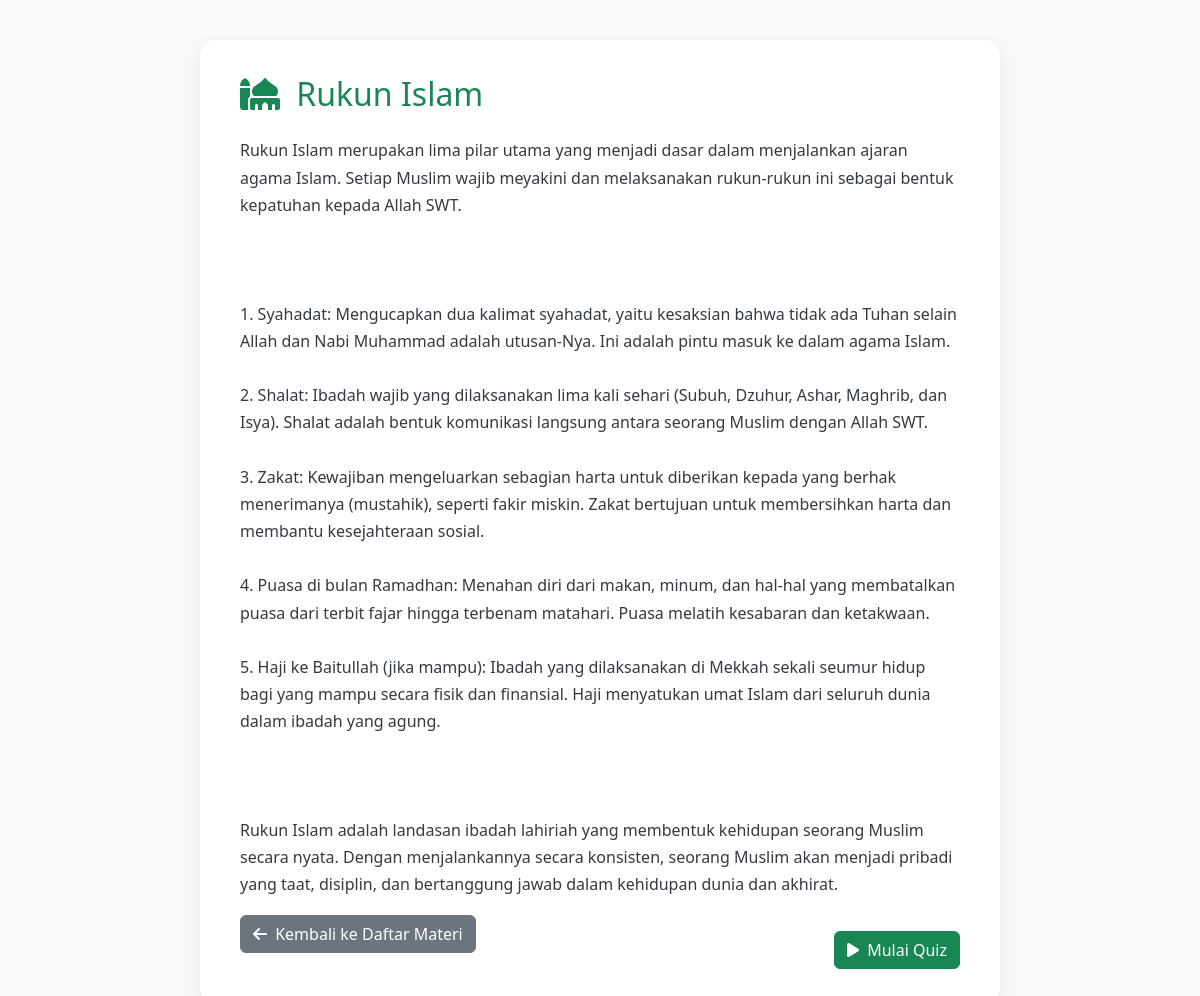
The page /materi.php?id=3 on the database its author committed.
### tables this page shows
CREATE TABLE `materi` (
  `id` int(11) NOT NULL,
  `judul` varchar(100) DEFAULT NULL,
  `isi` longtext DEFAULT NULL
);

### materi.php (the view, shortened to what this page needs)
<?php
include "db.php";
$id = $_GET['id'] ?? 0;
$id = (int)$id;
$stmt = $conn->prepare("SELECT * FROM materi WHERE id = ?");
$stmt->bind_param("i", $id);
$stmt->execute();
$result = $stmt->get_result();
$materi = $result->fetch_assoc();
$slug = strtolower(str_replace(' ', '_', $materi['judul']));
?>
<!DOCTYPE html>
<html lang="id">
<head>
    <link href="https://cdn.jsdelivr.net/npm/bootstrap@5.3.0/dist/css/bootstrap.min.css" rel="stylesheet" />
    <link rel="stylesheet" href="https://cdnjs.cloudflare.com/ajax/libs/font-awesome/6.4.0/css/all.min.css">
</head>
<body>
    <div class="materi-container">
        <h2 class="mb-4 text-success">
            <i class="fas fa-mosque me-2"></i> <?= htmlspecialchars($materi['judul']) ?>
        </h2>
        <p><?= nl2br(htmlspecialchars($materi['isi'])) ?></p>
        <a href="index.php" class="btn btn-secondary">
            <i class="fas fa-arrow-left me-1"></i> Kembali ke Daftar Materi
        </a>
        <a href="mulai_quiz.php?materi=<?= urlencode($slug) ?>&id=<?= $materi['id'] ?>"
           class="btn btn-success mt-3 float-end">
           <i class="fas fa-play me-1"></i> Mulai Quiz
        </a>
    </div>
</body>
</html>

### materi.php (style rules this page uses)
body { background: #f8f9fa; min-height: 100vh; display: flex; justify-content: center; align-items: flex-start; padding: 40px 15px; font-family: 'Segoe UI', sans-serif; }
.materi-container { max-width: 800px; background: #fff; border-radius: 16px; box-shadow: 0 6px 16px rgba(0,0,0,0.08); padding: 35px 40px; animation: fadeIn 0.5s ease; }
h2 { color: #198754; font-size: 2rem; margin-bottom: 20px; }
p { line-height: 1.7; color: #343a40; white-space: pre-line; }

### rows shown on the page
materi: judul "Rukun Islam", isi "Rukun Islam merupakan lima pilar utama yang menjadi dasar dalam menjalankan ajaran agama Islam. Setiap Muslim wajib meyakini dan melaksanakan rukun-rukun ini sebagai bentuk kepatuhan kepada Allah SWT. 1. Syahadat: Mengucapkan dua kalimat syahadat, yaitu kesaksian bahwa tidak ada Tuhan selain Allah dan Nabi Muhammad adalah utusan-Nya. Ini adalah pintu masuk ke dalam agama Islam. 2. Shalat: Ibadah wajib yang dilaksanakan lima kali sehari (Subuh, Dzuhur, Ashar, Maghrib, dan Isya). Shalat adalah bentuk komunikasi langsung antara seorang Muslim dengan Allah SWT. 3. Zakat: Kewajiban mengeluarkan sebagian harta untuk diberikan kepada yang berhak menerimanya (mustahik), seperti fakir miskin. Zakat…"
